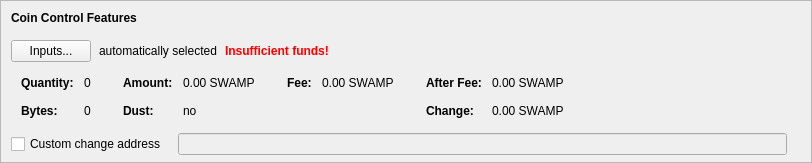
    <widget class="QFrame" name="frameCoinControl">
     <property name="sizePolicy">
      <sizepolicy hsizetype="Expanding" vsizetype="Expanding">
       <horstretch>0</horstretch>
       <verstretch>0</verstretch>
      </sizepolicy>
     </property>
     <property name="maximumSize">
      <size>
       <width>16777215</width>
       <height>16777215</height>
      </size>
     </property>
     <property name="frameShape">
      <enum>QFrame::StyledPanel</enum>
     </property>
     <property name="frameShadow">
      <enum>QFrame::Sunken</enum>
     </property>
     <layout class="QVBoxLayout" name="verticalLayoutCoinControl2">
      <property name="spacing">
       <number>0</number>
      </property>
      <property name="leftMargin">
       <number>0</number>
      </property>
      <property name="topMargin">
       <number>0</number>
      </property>
      <property name="rightMargin">
       <number>0</number>
      </property>
      <property name="bottomMargin">
       <number>6</number>
      </property>
      <item>
       <layout class="QVBoxLayout" name="verticalLayoutCoinControl" stretch="0,0,0,0,1">
        <property name="spacing">
         <number>0</number>
        </property>
        <property name="leftMargin">
         <number>10</number>
        </property>
        <property name="topMargin">
         <number>10</number>
        </property>
        <item>
         <layout class="QHBoxLayout" name="horizontalLayoutCoinControl1">
          <property name="bottomMargin">
           <number>15</number>
          </property>
          <item>
           <widget class="QLabel" name="labelCoinControlFeatures">
            <property name="sizePolicy">
             <sizepolicy hsizetype="Preferred" vsizetype="Maximum">
              <horstretch>0</horstretch>
              <verstretch>0</verstretch>
             </sizepolicy>
            </property>
            <property name="font">
             <font>
              <weight>75</weight>
              <bold>true</bold>
             </font>
            </property>
            <property name="styleSheet">
             <string notr="true">font-weight:bold;</string>
            </property>
            <property name="text">
             <string>Coin Control Features</string>
            </property>
           </widget>
          </item>
         </layout>
        </item>
        <item>
         <layout class="QHBoxLayout" name="horizontalLayoutCoinControl2" stretch="0,0,0,0">
          <property name="spacing">
           <number>8</number>
          </property>
          <property name="bottomMargin">
           <number>10</number>
          </property>
          <item>
           <widget class="QPushButton" name="pushButtonCoinControl">
            <property name="styleSheet">
             <string notr="true"/>
            </property>
            <property name="text">
             <string>Inputs...</string>
            </property>
            <property name="autoDefault">
             <bool>false</bool>
            </property>
           </widget>
          </item>
          <item>
           <widget class="QLabel" name="labelCoinControlAutomaticallySelected">
            <property name="text">
             <string>automatically selected</string>
            </property>
            <property name="margin">
             <number>5</number>
            </property>
           </widget>
          </item>
          <item>
           <widget class="QLabel" name="labelCoinControlInsuffFunds">
            <property name="font">
             <font>
              <weight>75</weight>
              <bold>true</bold>
             </font>
            </property>
            <property name="styleSheet">
             <string notr="true">color:red;font-weight:bold;</string>
            </property>
            <property name="text">
             <string>Insufficient funds!</string>
            </property>
            <property name="margin">
             <number>5</number>
            </property>
           </widget>
          </item>
          <item>
           <spacer name="horizontalSpacerCoinControl">
            <property name="orientation">
             <enum>Qt::Horizontal</enum>
            </property>
            <property name="sizeHint" stdset="0">
             <size>
              <width>40</width>
              <height>1</height>
             </size>
            </property>
           </spacer>
          </item>
         </layout>
        </item>
        <item>
         <widget class="QWidget" name="widgetCoinControl" native="true">
          <property name="sizePolicy">
           <sizepolicy hsizetype="Preferred" vsizetype="Preferred">
            <horstretch>0</horstretch>
            <verstretch>0</verstretch>
           </sizepolicy>
          </property>
          <property name="minimumSize">
           <size>
            <width>0</width>
            <height>0</height>
           </size>
          </property>
          <property name="styleSheet">
           <string notr="true"/>
          </property>
          <layout class="QHBoxLayout" name="horizontalLayoutCoinControl5">
           <property name="leftMargin">
            <number>0</number>
           </property>
           <property name="topMargin">
            <number>0</number>
           </property>
           <property name="rightMargin">
            <number>0</number>
           </property>
           <property name="bottomMargin">
            <number>0</number>
           </property>
           <item>
            <layout class="QHBoxLayout" name="horizontalLayoutCoinControl3" stretch="0,0,0,1">
             <property name="spacing">
              <number>20</number>
             </property>
             <property name="topMargin">
              <number>0</number>
             </property>
             <property name="bottomMargin">
              <number>10</number>
             </property>
             <item>
              <layout class="QFormLayout" name="formLayoutCoinControl1">
               <property name="horizontalSpacing">
                <number>10</number>
               </property>
               <property name="verticalSpacing">
                <number>14</number>
               </property>
               <property name="leftMargin">
                <number>10</number>
               </property>
               <property name="topMargin">
                <number>4</number>
               </property>
               <property name="rightMargin">
                <number>6</number>
               </property>
               <item row="0" column="0">
                <widget class="QLabel" name="labelCoinControlQuantityText">
                 <property name="font">
                  <font>
                   <weight>75</weight>
                   <bold>true</bold>
                  </font>
                 </property>
                 <property name="text">
                  <string>Quantity:</string>
                 </property>
                 <property name="margin">
                  <number>0</number>
                 </property>
                </widget>
               </item>
               <item row="0" column="1">
                <widget class="QLabel" name="labelCoinControlQuantity">
                 <property name="cursor">
                  <cursorShape>IBeamCursor</cursorShape>
                 </property>
                 <property name="contextMenuPolicy">
                  <enum>Qt::ActionsContextMenu</enum>
                 </property>
                 <property name="text">
                  <string notr="true">0</string>
                 </property>
                 <property name="margin">
                  <number>0</number>
                 </property>
                 <property name="textInteractionFlags">
                  <set>Qt::LinksAccessibleByMouse|Qt::TextSelectableByKeyboard|Qt::TextSelectableByMouse</set>
                 </property>
                </widget>
               </item>
               <item row="1" column="0">
                <widget class="QLabel" name="labelCoinControlBytesText">
                 <property name="font">
                  <font>
                   <weight>75</weight>
                   <bold>true</bold>
                  </font>
                 </property>
                 <property name="text">
                  <string>Bytes:</string>
                 </property>
                </widget>
               </item>
               <item row="1" column="1">
                <widget class="QLabel" name="labelCoinControlBytes">
                 <property name="cursor">
                  <cursorShape>IBeamCursor</cursorShape>
                 </property>
                 <property name="contextMenuPolicy">
                  <enum>Qt::ActionsContextMenu</enum>
                 </property>
                 <property name="text">
                  <string notr="true">0</string>
                 </property>
                 <property name="textInteractionFlags">
                  <set>Qt::LinksAccessibleByMouse|Qt::TextSelectableByKeyboard|Qt::TextSelectableByMouse</set>
                 </property>
                </widget>
               </item>
              </layout>
             </item>
             <item>
              <layout class="QFormLayout" name="formLayoutCoinControl2">
               <property name="horizontalSpacing">
                <number>10</number>
               </property>
               <property name="verticalSpacing">
                <number>14</number>
               </property>
               <property name="leftMargin">
                <number>6</number>
               </property>
               <property name="topMargin">
                <number>4</number>
               </property>
               <property name="rightMargin">
                <number>6</number>
               </property>
               <item row="0" column="0">
                <widget class="QLabel" name="labelCoinControlAmountText">
                 <property name="font">
                  <font>
                   <weight>75</weight>
                   <bold>true</bold>
                  </font>
                 </property>
                 <property name="text">
                  <string>Amount:</string>
                 </property>
                 <property name="margin">
                  <number>0</number>
                 </property>
                </widget>
               </item>
               <item row="0" column="1">
                <widget class="QLabel" name="labelCoinControlAmount">
                 <property name="cursor">
                  <cursorShape>IBeamCursor</cursorShape>
                 </property>
                 <property name="contextMenuPolicy">
                  <enum>Qt::ActionsContextMenu</enum>
                 </property>
                 <property name="text">
                  <string notr="true">0.00 SWAMP</string>
                 </property>
                 <property name="textInteractionFlags">
                  <set>Qt::LinksAccessibleByMouse|Qt::TextSelectableByKeyboard|Qt::TextSelectableByMouse</set>
                 </property>
                </widget>
               </item>
               <item row="1" column="0">
                <widget class="QLabel" name="labelCoinControlLowOutputText">
                 <property name="font">
                  <font>
                   <weight>75</weight>
                   <bold>true</bold>
                  </font>
                 </property>
                 <property name="text">
                  <string>Dust:</string>
                 </property>
                </widget>
               </item>
               <item row="1" column="1">
                <widget class="QLabel" name="labelCoinControlLowOutput">
                 <property name="cursor">
                  <cursorShape>IBeamCursor</cursorShape>
                 </property>
                 <property name="contextMenuPolicy">
                  <enum>Qt::ActionsContextMenu</enum>
                 </property>
                 <property name="text">
                  <string notr="true">no</string>
                 </property>
                 <property name="textInteractionFlags">
                  <set>Qt::LinksAccessibleByMouse|Qt::TextSelectableByKeyboard|Qt::TextSelectableByMouse</set>
                 </property>
                </widget>
               </item>
              </layout>
             </item>
             <item>
              <layout class="QFormLayout" name="formLayoutCoinControl3">
               <property name="horizontalSpacing">
                <number>10</number>
               </property>
               <property name="verticalSpacing">
                <number>14</number>
               </property>
               <property name="leftMargin">
                <number>6</number>
               </property>
               <property name="topMargin">
                <number>4</number>
               </property>
               <property name="rightMargin">
                <number>6</number>
               </property>
               <item row="0" column="0">
                <widget class="QLabel" name="labelCoinControlFeeText">
                 <property name="font">
                  <font>
                   <weight>75</weight>
                   <bold>true</bold>
                  </font>
                 </property>
                 <property name="text">
                  <string>Fee:</string>
                 </property>
                 <property name="margin">
                  <number>0</number>
                 </property>
                </widget>
               </item>
               <item row="0" column="1">
                <widget class="QLabel" name="labelCoinControlFee">
                 <property name="cursor">
                  <cursorShape>IBeamCursor</cursorShape>
                 </property>
                 <property name="contextMenuPolicy">
                  <enum>Qt::ActionsContextMenu</enum>
                 </property>
                 <property name="text">
                  <string notr="true">0.00 SWAMP</string>
                 </property>
                 <property name="textInteractionFlags">
                  <set>Qt::LinksAccessibleByMouse|Qt::TextSelectableByKeyboard|Qt::TextSelectableByMouse</set>
                 </property>
                </widget>
               </item>
             </layout>
             </item>
             <item>
              <layout class="QFormLayout" name="formLayoutCoinControl4">
               <property name="horizontalSpacing">
                <number>10</number>
               </property>
               <property name="verticalSpacing">
                <number>14</number>
               </property>
               <property name="leftMargin">
                <number>6</number>
               </property>
               <property name="topMargin">
                <number>4</number>
               </property>
               <property name="rightMargin">
                <number>6</number>
               </property>
               <item row="0" column="0">
                <widget class="QLabel" name="labelCoinControlAfterFeeText">
                 <property name="font">
                  <font>
                   <weight>75</weight>
                   <bold>true</bold>
                  </font>
                 </property>
                 <property name="text">
                  <string>After Fee:</string>
                 </property>
                 <property name="margin">
                  <number>0</number>
                 </property>
                </widget>
               </item>
               <item row="0" column="1">
                <widget class="QLabel" name="labelCoinControlAfterFee">
                 <property name="cursor">
                  <cursorShape>IBeamCursor</cursorShape>
                 </property>
                 <property name="contextMenuPolicy">
                  <enum>Qt::ActionsContextMenu</enum>
                 </property>
                 <property name="text">
                  <string notr="true">0.00 SWAMP</string>
                 </property>
                 <property name="textInteractionFlags">
                  <set>Qt::LinksAccessibleByMouse|Qt::TextSelectableByKeyboard|Qt::TextSelectableByMouse</set>
                 </property>
                </widget>
               </item>
               <item row="1" column="0">
                <widget class="QLabel" name="labelCoinControlChangeText">
                 <property name="font">
                  <font>
                   <weight>75</weight>
                   <bold>true</bold>
                  </font>
                 </property>
                 <property name="text">
                  <string>Change:</string>
                 </property>
                </widget>
               </item>
               <item row="1" column="1">
                <widget class="QLabel" name="labelCoinControlChange">
                 <property name="cursor">
                  <cursorShape>IBeamCursor</cursorShape>
                 </property>
                 <property name="contextMenuPolicy">
                  <enum>Qt::ActionsContextMenu</enum>
                 </property>
                 <property name="text">
                  <string notr="true">0.00 SWAMP</string>
                 </property>
                 <property name="textInteractionFlags">
                  <set>Qt::LinksAccessibleByMouse|Qt::TextSelectableByKeyboard|Qt::TextSelectableByMouse</set>
                 </property>
                </widget>
               </item>
              </layout>
             </item>
            </layout>
           </item>
          </layout>
         </widget>
        </item>
        <item>
         <layout class="QHBoxLayout" name="horizontalLayoutCoinControl4" stretch="0,0,0">
          <property name="spacing">
           <number>12</number>
          </property>
          <property name="sizeConstraint">
           <enum>QLayout::SetDefaultConstraint</enum>
          </property>
          <property name="topMargin">
           <number>5</number>
          </property>
          <property name="rightMargin">
           <number>5</number>
          </property>
          <item>
           <widget class="QCheckBox" name="checkBoxCoinControlChange">
            <property name="toolTip">
             <string>If this is activated, but the change address is empty or invalid, change will be sent to a newly generated address.</string>
            </property>
            <property name="text">
             <string>Custom change address</string>
            </property>
           </widget>
          </item>
          <item>
           <widget class="QValidatedLineEdit" name="lineEditCoinControlChange">
            <property name="enabled">
             <bool>false</bool>
            </property>
            <property name="sizePolicy">
             <sizepolicy hsizetype="Expanding" vsizetype="Fixed">
              <horstretch>0</horstretch>
              <verstretch>0</verstretch>
             </sizepolicy>
            </property>
           </widget>
          </item>
          <item>
           <widget class="QLabel" name="labelCoinControlChangeLabel">
            <property name="sizePolicy">
             <sizepolicy hsizetype="Preferred" vsizetype="Expanding">
              <horstretch>0</horstretch>
              <verstretch>0</verstretch>
             </sizepolicy>
            </property>
            <property name="minimumSize">
             <size>
              <width>0</width>
              <height>0</height>
             </size>
            </property>
            <property name="text">
             <string/>
            </property>
            <property name="margin">
             <number>3</number>
            </property>
           </widget>
          </item>
         </layout>
        </item>
        <item>
         <spacer name="verticalSpacerCoinControl">
          <property name="orientation">
           <enum>Qt::Vertical</enum>
          </property>
          <property name="sizeHint" stdset="0">
           <size>
            <width>800</width>
            <height>1</height>
           </size>
          </property>
         </spacer>
        </item>
       </layout>
      </item>
     </layout>
    </widget>
